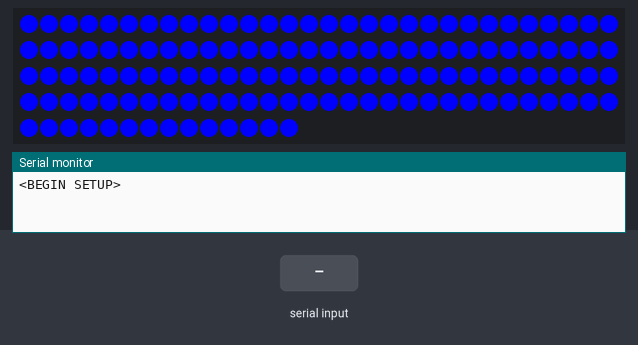
Simulated run of this program. Board: ESP32. On the bench: 134 RGB LEDs in strip order, left to right, continuing on the next row, the last lines printed to the serial monitor. The test bench sets the inputs (shaded band). Dim RGB values are drawn brighter than linear; random numbers use the default seed unless the program sets one.

Above: at 2.6 s.
4.8 s: "0\n" received over Serial
At 4.96 s:
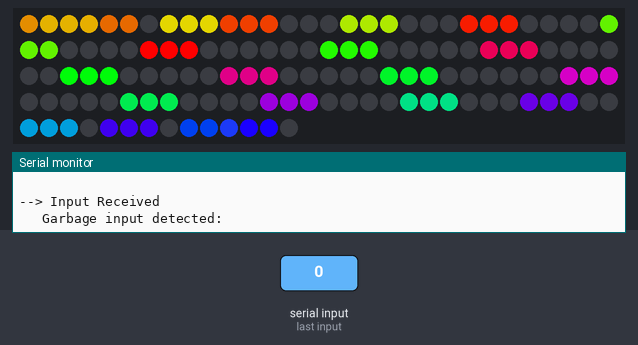
7.2 s: "200\n" received over Serial
At 8.57 s:
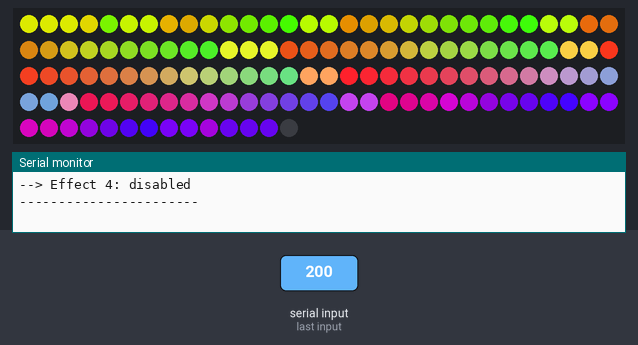
9.6 s: "1\n" received over Serial
At 9.77 s:
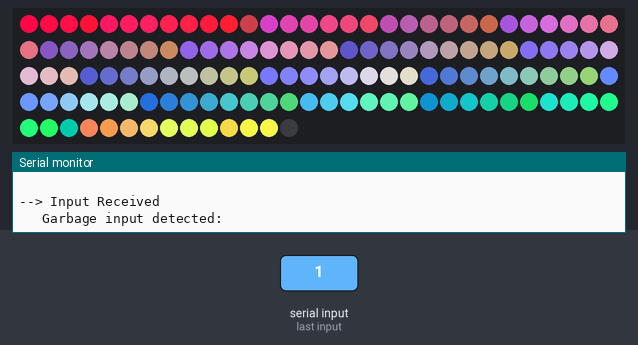
12.0 s: "200\n" received over Serial
At 12.17 s:
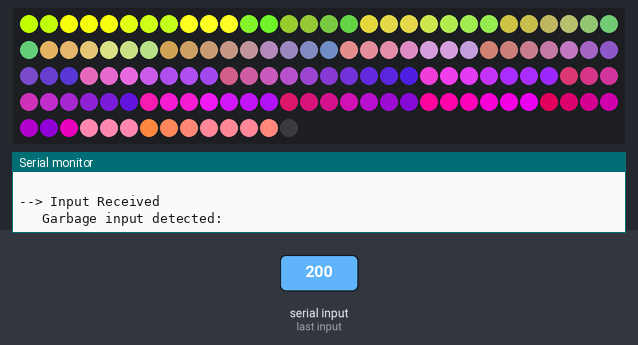
15.0 s: "0\n" received over Serial
At 15.18 s:
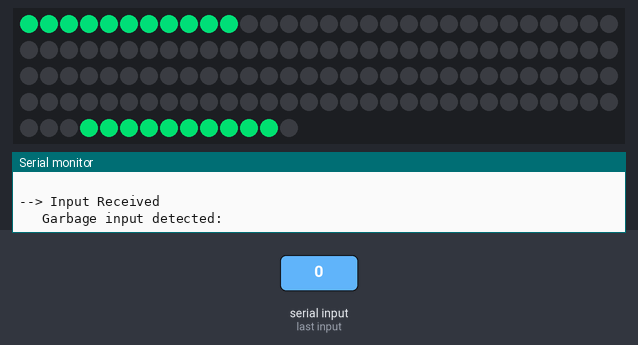
17.4 s: "200\n" received over Serial
At 17.58 s:
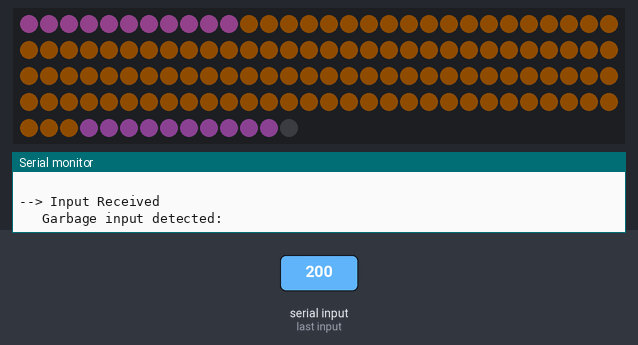
Timing chart, 0 to 20.4 s (numbered marks = the images above; inputs shaded):
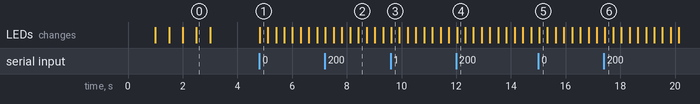

The program:

main.cpp
```cpp
// --- This basic sketch / example uses 1 LED strip with 144 Leds
// --- You can change this in vars.h inside the /include folder

// Fast LED & other system imports
#include <FastLED.h>
#include <Vector.h>

// Comment out the below if NOT using ESP32
#include <WiFi.h>
#include <ESPmDNS.h>
#include <WiFiUdp.h>
#include <ArduinoOTA.h>

// Our custom defines
#include "vars.h"
//#include "cube_side_defines.h"

// Our led effect classes
#include "ledeffect.cpp"
#include "trails.cpp"
#include "bpm.cpp"
#include "strobe.cpp"
#include "halloween.cpp"
#include "cylon.cpp"
#include "cubiccylon.cpp"
#include "fadingwaves.cpp"

// Create the master led array
// Declarations such as NUM_LEDS... are in variables.h
CRGBArray<NUM_LEDS> leds;
CRGBSet ledData(leds(0, NUM_LEDS));

// The actual led data arrays (see RGBSet / CRGBArray reference on FastLED Github)
/*
CRGBArray<NUM_LEDS_FACE_ONE> leds_face_one;
CRGBArray<NUM_LEDS_FACE_TWO> leds_face_two;
CRGBArray<NUM_LEDS_FACE_THREE> leds_face_three;
CRGBArray<NUM_LEDS_FACE_FOUR> leds_face_four;
CRGBArray<NUM_LEDS_FACE_FIVE> leds_face_five;
CRGBArray<NUM_LEDS_FACE_SIX> leds_face_six;
*/

// CRGBSets to control the leds
// @TODO figure out which one is backwards and apply the negative length modifier to fix
/*
CRGBSet face_one_mapping(leds_face_one, NUM_LEDS_FACE_ONE);
CRGBSet face_two_mapping(leds_face_two, NUM_LEDS_FACE_TWO);
CRGBSet face_three_mapping(leds_face_three, NUM_LEDS_FACE_THREE);
CRGBSet face_four_mapping(leds_face_four, NUM_LEDS_FACE_FOUR);
CRGBSet face_five_mapping(leds_face_five, NUM_LEDS_FACE_FIVE);
CRGBSet face_six_mapping(leds_face_six, NUM_LEDS_FACE_SIX);
*/

// Here we go:
/*
CRGBSet face_one_mappings[4] = {
  CRGBSet(face_one_mapping, FACE_ONE_SIDE_ONE_START, FACE_ONE_SIDE_ONE_END),
  CRGBSet(face_one_mapping, FACE_ONE_SIDE_TWO_START, FACE_ONE_SIDE_TWO_END),
  CRGBSet(face_one_mapping, FACE_ONE_SIDE_THREE_START, FACE_ONE_SIDE_THREE_END),
  CRGBSet(face_one_mapping, FACE_ONE_SIDE_FOUR_START, FACE_ONE_SIDE_FOUR_END)
};

CRGBSet face_two_mappings[4] = {
  CRGBSet(face_two_mapping, FACE_TWO_SIDE_ONE_START, FACE_TWO_SIDE_ONE_END),
  CRGBSet(face_two_mapping, FACE_TWO_SIDE_TWO_START, FACE_TWO_SIDE_TWO_END),
  CRGBSet(face_two_mapping, FACE_TWO_SIDE_THREE_START, FACE_TWO_SIDE_THREE_END),
  CRGBSet(face_two_mapping, FACE_TWO_SIDE_FOUR_START, FACE_TWO_SIDE_FOUR_END)
};

CRGBSet face_three_mappings[4] = {
  CRGBSet(face_three_mapping, FACE_THREE_SIDE_ONE_START, FACE_THREE_SIDE_ONE_END),
  CRGBSet(face_three_mapping, FACE_THREE_SIDE_TWO_START, FACE_THREE_SIDE_TWO_END),
  CRGBSet(face_three_mapping, FACE_THREE_SIDE_THREE_START, FACE_THREE_SIDE_THREE_END),
  CRGBSet(face_three_mapping, FACE_THREE_SIDE_FOUR_START, FACE_THREE_SIDE_FOUR_END)
};

CRGBSet face_four_mappings[4] = {
  CRGBSet(face_four_mapping, FACE_FOUR_SIDE_ONE_START, FACE_FOUR_SIDE_ONE_END),
  CRGBSet(face_four_mapping, FACE_FOUR_SIDE_TWO_START, FACE_FOUR_SIDE_TWO_END),
  CRGBSet(face_four_mapping, FACE_FOUR_SIDE_THREE_START, FACE_FOUR_SIDE_THREE_END),
  CRGBSet(face_four_mapping, FACE_FOUR_SIDE_FOUR_START, FACE_FOUR_SIDE_FOUR_END)
};
*/

// Now that we have these mappings, let's create a data structure that holds which direction the
// leds need to go in order to have things like "all up", "all down", "all towards mid" and so on.
// Note that the shortest side length we have is 57 leds.
// The led effect will ahve a "reference" lenght of 60 leds (max side length), which can be adjusted
// down to the min of 57 leds for sides that need it (by selectively copying to cut out non-vital leds)

// Create effects here:
// CylonEffect effect1(160,4);
CubicCylonEffect effect1(24, 15, true, true);
BPMEffect effect2(120);
StrobeEffect effect3(100);
TrailEffect effect4;
CylonEffect effect5;

// Vector class to hold the effects
// Very similar to c++ std::vector - see https://github.com/tomstewart89/Vector
Vector<LedEffect*> effects;

void setup() {
  // Enable Serial
  if (SERIAL_ENABLED) {
    Serial.begin(SERIAL_BAUDRATE);
    delay(1000);
  }

  //enableWifi();

  Serial.println("<BEGIN SETUP>");

  /*
  // -- Six strips of LEDS, each nominally 240 leds (but slightly less) -------------------- //
	FastLED.addLeds<LED_TYPE, LED_PIN_ONE, COLOR_ORDER>(leds_face_one, NUM_LEDS_FACE_ONE);
  FastLED.addLeds<LED_TYPE, LED_PIN_TWO, COLOR_ORDER>(leds_face_two, NUM_LEDS_FACE_TWO);
	FastLED.addLeds<LED_TYPE, LED_PIN_THREE, COLOR_ORDER>(leds_face_three, NUM_LEDS_FACE_THREE);
	FastLED.addLeds<LED_TYPE, LED_PIN_FOUR, COLOR_ORDER>(leds_face_four, NUM_LEDS_FACE_FOUR);
	FastLED.addLeds<LED_TYPE, LED_PIN_FIVE, COLOR_ORDER>(leds_face_five, NUM_LEDS_FACE_FIVE);
	FastLED.addLeds<LED_TYPE, LED_PIN_SIX, COLOR_ORDER>(leds_face_six, NUM_LEDS_FACE_SIX);
  // --------------------------------------------------------------------------------------- //
  */

  FastLED.addLeds<APA102, LED_PIN, CLOCK_PIN, BGR>(leds, NUM_LEDS);

  FastLED.setBrightness(MAX_BRIGHT);
  FastLED.setCorrection(TypicalLEDStrip);

  // Clear LEDS and then flash red, green, blue just as a quick test
  FastLED.clear(); FastLED.show(); FastLED.delay(500);

  if (STARTUP_DEBUG) {
    leds.fill_solid(CRGB::Red); FastLED.show(); FastLED.delay(500);
    leds.fill_solid(CRGB::Green); FastLED.show(); FastLED.delay(500);
    leds.fill_solid(CRGB::Blue); FastLED.show(); FastLED.delay(500);
    FastLED.clear(); FastLED.show(); FastLED.delay(500);
  }

  // Add effects to the Vector array
  effects.PushBack(&effect1);
  effects.PushBack(&effect2);
  effects.PushBack(&effect3);
  effects.PushBack(&effect4);
  effects.PushBack(&effect5);

  // Enable whatever effects we want
  //effect1.enable();

  Serial.println("<END SETUP>");
  Serial.println(" ");
}

/*
// Given a pointer to a source set & a destination set, shrink the source
// to fit the destination and copy elements over (additively)
void shrinkCopy(CRGBSet* source, CRGBSet* destination) {
  // Quick and dirty - leds 20-22, 38-40 are subject to destruction
  int size = destination -> size();

  // If size is 60 just do a standard copy
  if (size == 60) { *destination = *source; return; }

  // If size is 59 remove 20
  if (size == 59) {
    (*destination)(0, 19) = (*source)(0, 19); // lengths: 20, 20
    (*destination)(20, 58) = (*source)(21, 59); // lengths: 39, 39
    return;
  }

  if (size == 58) {
    // If size is 58, remove 20 and 40
    (*destination)(0, 19) = (*source)(0, 19); // lengths: 20, 20
    (*destination)(20, 38) = (*source)(21, 39); // lengths: 19, 19
    (*destination)(39, 57) = (*source)(41, 59); // lengths: 19, 19
    return;
  }

  if (size == 57) {
    // If size is 57, remove 20, 40, and 41
    (*destination)(0, 19) = (*source)(0, 19); // lengths: 20, 20
    (*destination)(20, 38) = (*source)(21, 39); // lengths: 19, 19
    (*destination)(39, 56) = (*source)(42, 59); // lengths: 18, 18
    return;
  }
}
*/

void renderActiveEffects() {
  // Iterate over every effect
  for(int i=0; i<effects.Size(); i++) {
    // Skip inactive / disabled effects
    if (!(effects[i] -> enabled)) {
      continue;
    }

    // Call the effect's render() method, which stores the rendered led data in an instance var
    effects[i] -> render();

		// Copy the led data ovber to the global array (additively)
		for (uint8_t j=0; j<NUM_LEDS-1; j++) {
			ledData[j] += (effects[i] -> leddata)[j];
		}

		/*
    // Copy the led data over to the global array (additively)
    for (uint8_t j=0; j<4; j++) {
      shrinkCopy(&(effects[i] -> leddata), &(face_one_mappings[j]));
      shrinkCopy(&(effects[i] -> leddata), &(face_two_mappings[j]));
      shrinkCopy(&(effects[i] -> leddata), &(face_three_mappings[j]));
      shrinkCopy(&(effects[i] -> leddata), &(face_four_mappings[j]));
    }
		*/
  }
}

// Handle input - just a single character.
// This could come from anywhere, but right now it's just Serial/keyboard.
void handleInput(char input) {
  Serial.println("--> Input Received");

  // Super basic right now - just enable the number specified.
  // If not 0-9, do nothing.
  // Note: 0-9 is represented by char codes 48 thru 57
  if (input < 48 || input > 57) {
    Serial.print("   Garbage input detected: ");
    Serial.println(input);
    return;
  }

  Serial.print("--> Valid input detected: ");
  Serial.println(input);

  Serial.print("--> Toggling effect ");
  Serial.println(input - 48);
  Serial.println(" ");

  effects[input - 48]->toggle();
}

// Print all current effects to console (and their status)
void displayEffectData() {
  Serial.println("--- Current Effects ---");

  for(uint8_t i=0; i<effects.Size(); i++){
    Serial.print("--> Effect ");
    Serial.print(i);
    Serial.print(": ");

    if (effects[i]->enabled) {
      Serial.print("enabled ");
    } else {
      Serial.print("disabled ");
    }

    Serial.println(" ");
  }

  Serial.println("-----------------------");
  Serial.println(" ");
}

void enableWifi() {
  // Enable Wifi (!)
  // Comment out the below if NOT using ESP32
  WiFi.mode(WIFI_STA);
  WiFi.begin("klobfi", "nootnoot");
  while (WiFi.waitForConnectResult() != WL_CONNECTED) {
    Serial.println("Wifi connection failed! Rebooting...");
    delay(5000);
    ESP.restart();
  }

  // Give our wireless guy a friendly name
  ArduinoOTA.setHostname("firefly");
  ArduinoOTA
    .onStart([]() {
      String type;
      if (ArduinoOTA.getCommand() == U_FLASH)
        type = "sketch";
      else // U_SPIFFS
        type = "filesystem";

      // NOTE: if updating SPIFFS this would be the place to unmount SPIFFS using SPIFFS.end()
      Serial.println("Start updating " + type);
    })
    .onEnd([]() {
      Serial.println("\nEnd");
    })
    .onProgress([](unsigned int progress, unsigned int total) {
      Serial.printf("Progress: %u%%\r", (progress / (total / 100)));
    })
    .onError([](ota_error_t error) {
      Serial.printf("Error[%u]: ", error);
      if (error == OTA_AUTH_ERROR) Serial.println("Auth Failed");
      else if (error == OTA_BEGIN_ERROR) Serial.println("Begin Failed");
      else if (error == OTA_CONNECT_ERROR) Serial.println("Connect Failed");
      else if (error == OTA_RECEIVE_ERROR) Serial.println("Receive Failed");
      else if (error == OTA_END_ERROR) Serial.println("End Failed");
    });

  ArduinoOTA.begin();

  Serial.println("Ready");
  Serial.print("IP address: ");
  Serial.println(WiFi.localIP());
}

// 10ms = 200fps
void loop() {
  //ArduinoOTA.handle();

  EVERY_N_MILLIS(10) {
    FastLED.clear();
    renderActiveEffects();
    FastLED.show();
  }

  EVERY_N_MILLIS(5000) {
    displayEffectData();
  }

  if (Serial.available() > 0) {
    handleInput(Serial.read());
  }
}
```

vars.h
```cpp
// QUICK CHANGE variables
#define NUM_LEDS 134
#define LED_PIN 22
#define CLOCK_PIN 23
#define SERIAL_ENABLED true
#define STARTUP_DEBUG true
#define MAX_BRIGHT 255
#define SERIAL_BAUDRATE 115200
#define COLOR_ORDER
// QUICK CHANGE VARIABLES

// PIN ASSIGNMENTS
// Arduino pin setup
//#define LED_PIN_ONE 2
//#define LED_PIN_TWO 3
//#define LED_PIN_THREE 4
//#define LED_PIN_FOUR 5
//#define LED_PIN_FIVE 6
//#define LED_PIN_SIX 7
// PIN ASSIGNMENTS

// LED Meta Defines
//#define COLOR_ORDER GRB // (ws2812b)
//#define LED_TYPE WS2812B

// FUNCTION DEFINES
void enableWifi();


// FUNCTION DEFINES
```

bpm.cpp
```cpp
#ifndef BPM_H
#define BPM_H

#include <FastLED.h>
#include "vars.h"
#include "ledeffect.cpp"

// We subclass from the LEDEffect abstract class.
class BPMEffect: public LedEffect {
  // BPM Effect flashes different segments of the LED strip to a variable BPM!
  // It's cool and stuff.

  private:
    // Each LedEffect subclass will have its own private variables
    uint32_t bpm;
    uint8_t hue;
    // The length the leds will be on, as demarked in note-size
    // So 2 = 1/2 note, or half of the beat length
    // 8 = 1/8th note, or 1/8th of the beat length
    uint8_t beat_size;
    uint16_t cutoff;

  public:
    // Default constructor - random starting index, random hue
    BPMEffect(uint32_t suppliedBpm) {
      bpm = suppliedBpm;
      hue = 0;
      beat_size = 4;
      cutoff = 65536 / beat_size;
    }

    // Each LedEffect subclass must implement render(), which renders the next frame to the ledData array
    void render() {
      if (beat16(bpm) < cutoff) { leddata(NUM_LEDS-11, NUM_LEDS-1) = CHSV(hue++, 255, 255); leddata(0, 10) = CHSV(hue, 255, 255); }
      leddata.fadeToBlackBy(15);
    }

    void setBPM(uint32_t suppliedBPM) {
      bpm = suppliedBPM;
    }
};

#endif
```

cubiccylon.cpp
```cpp
#ifndef CUBICCYLON_H
#define CUBICCYLON_H

#include <FastLED.h>
#include "vars.h"
#include "ledeffect.cpp"

// We subclass from the LedEffect abstract class
// CubicCylonEffect uses cubicwave8 to achieve SyFy-Approved Realistic Cylon Eyes. Supposedly.
class CubicCylonEffect: public LedEffect {
  private:
    uint8_t numDots;
    uint16_t phaseOffset; // How many leds apart each set is
    uint8_t hueOffset; // How offset each dot is in hue from the other
    uint8_t bpm; // How many cycles we complete in a minute
    bool trails; // Whether or not each dot is going to have trails
    bool useORBlendMode;

  public:
    // Default constructor
    // Note: many dots with trails make for a cool Aurora-like effect!
    // 48 dots with 15 bpm is pretty.
    CubicCylonEffect(uint8_t howManyDots=1, uint8_t providedBPM = 13, bool trailsEnabled=false, bool changeBlendMode=true) {
      numDots = howManyDots;
      phaseOffset = 32678 / numDots;
      hueOffset = 255 / numDots;
      bpm = providedBPM;
      trails = trailsEnabled;
      useORBlendMode = changeBlendMode;
    }

    // Each LedEffect subclass must implement render(), which renders the next frame to the ledData array
    // Spread out the dots so they're evenly placed
    void render() {
      if (!trails) { leddata(0, NUM_LEDS-1) = CRGB::Black; }
      else { leddata.fadeToBlackBy(20); }

      for (uint8_t i=0; i<numDots; i++) {
        uint8_t index = beatsin16(bpm, 1, NUM_LEDS-2, 2513, phaseOffset*(i*2));
        if (useORBlendMode) {leddata(index-1, index+1) |= CHSV(i*hueOffset, 255, 255);}
        else {leddata(index-1, index+1) = CHSV(i*hueOffset, 255, 255);}
      }
    }
};

#endif
```

cylon.cpp
```cpp
#ifndef CYLON_H
#define CYLON_H

#include <FastLED.h>
#include "vars.h"
#include "ledeffect.cpp"

// We subclass from the LedEffect abstract class
class CylonEffect: public LedEffect {
  private:
    uint8_t index;
    uint8_t hue;
    char direction; // 0 = right, 1 = left

  public:
    // Default constructor - color red, 4x slowdown
    CylonEffect(uint8_t providedHue=0, uint8_t providedSpeedDivisor=4) {
      index = 0;
      direction = 0;
      counter = 0;
      speedDivisor = providedSpeedDivisor;
      hue = providedHue;
    }

    // Each LedEffect subclass must implement render(), which renders the next frame to the ledData array
    void render() {
      // At 200 fps, this goes about 4x too fast. Let's slow it down.
      // Only render once every 4 calls to render (by default, also uses provided speed divisor)
      counter++;
      if (counter%speedDivisor != 0) { return; }

      if (index == 0 && direction == 1) {
        // Going left and we're at the first led, reverse direction
        direction = 0;
      } else if (index == NUM_LEDS-1 && direction == 0) {
        // Going right and we're at the last led, reverse direction
        direction = 1;
      }

      // Increment or decrement the led per direction
      if (direction==0) { index++; } else { index--; }

      // Turn on the led.
      leddata[index] = CHSV(hue, 255, 255);

      // Fade the whole damn thing
      leddata.nscale8(225);
    }
};

#endif
```

fadingwaves.cpp
```cpp
#ifndef FADINGWAVES_H
#define FADINGWAVES_H

#include <FastLED.h>
#include "vars.h"
#include "ledeffect.cpp"

// We subclass from the LedEffect abstract class
class FadingWavesEffect: public LedEffect {
  private:


  public:
    // Default constructor - color red, 4x slowdown
    FadingWavesEffect() {

    }

    // Each LedEffect subclass must implement render(), which renders the next frame to the ledData array
    void render() {
      // At 200 fps, this goes about 4x too fast. Let's slow it down.
      // Only render once every 4 calls to render (by default, also uses provided speed divisor)


    }
};

#endif
```

ledeffect.cpp
```cpp
#ifndef LED_EFFECT_H
#define LED_EFFECT_H

#include <FastLED.h>
#include "vars.h"

// This is the LedEffect abstract class. All other led effects should implement the required functions here.
class LedEffect {
  protected:
    // The speed divisor controls how fast the effect runs.
    // Higher speed divisor = slower effect.
    // 1 = full speed.
    uint8_t speedDivisor;

    // The counter is used with the speed divisor to track how many times
    // we've called into render(); we only render when counter%speedDivisor=0 is true.
    uint8_t counter;

  public:
    // Whether or not the effect is enabled or not.
    // Disabled effects are not called into from the main loop.
    bool enabled;

    // Each effect has its own leddata storage, which is populated when render() is called.
    CRGBArray<NUM_LEDS> leddata;

    // Each effect class must implement render(), which populates the led array when called.
    virtual void render() = 0;

    // Some premade functions for every class:
    void enable() {
      enabled = true;
    }

    void disable() {
      enabled = false;
    }

    void toggle() {
      enabled = !enabled;
    }
};

// That's it! Any class that implements this interface just has to impelement render.
#endif
```

strobe.cpp
```cpp
#ifndef STROBE_H
#define STROBE_H

#include <FastLED.h>
#include "vars.h"
#include "ledeffect.cpp"

// We subclass from the LEDEffect abstract class.
class StrobeEffect: public LedEffect {
  private:
    uint8_t bright;
    uint8_t hue;

  public:
    // Default constructor
    StrobeEffect(uint8_t providedHue=0) {
      bright = 0;
      if (hue == 0) { hue = random8(); } else { hue = providedHue; }
    }

    // Each LedEffect subclass must implement render(), which renders the next frame to the ledData array
    void render() {
      if (bright >= 254) { bright = 0; hue=random8(); }
      leddata.fill_solid(CHSV(hue, 255, bright+=15));
    }
};

#endif
```

Source omitted: trails.cpp (1223 bytes), halloween.cpp (1502 bytes)

Measured:
- after the input at 4.8 s, the LEDs: change at once (image 1)
- what the display in image 0 shows lasts 0.5 s, from 2.5 s to 3.0 s
